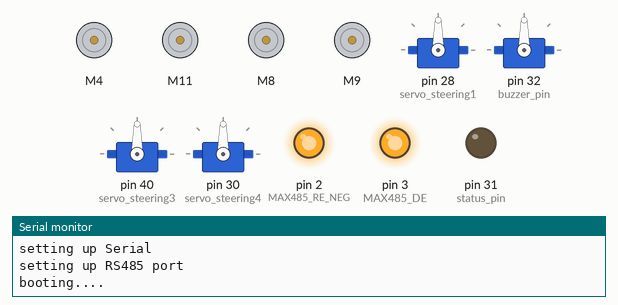
This sketch was run on a simulated Arduino Mega 2560, built for the host (arithmetic inside an expression is 32-bit, double 64-bit). On the bench: 4 × DC motor (green arrow = forward, orange = backward, longer = faster), 4 × servo, output pins drawn as LEDs (lit = HIGH), the last lines printed to the serial monitor. WiFi joins after 1.5 s; servers stay silent unless stated; no MQTT or app messages arrive unless stated.

Above: at 0.1 s.
At 1.6 s:
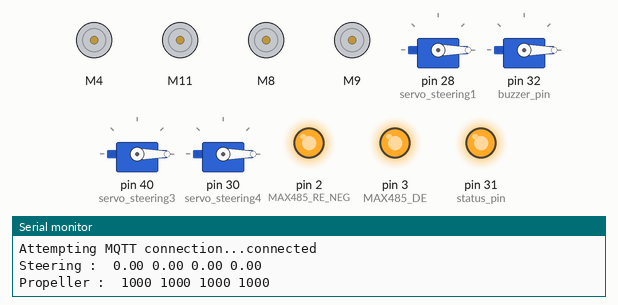
Timing chart, 0 to 3.1 s (numbered marks = the images above):
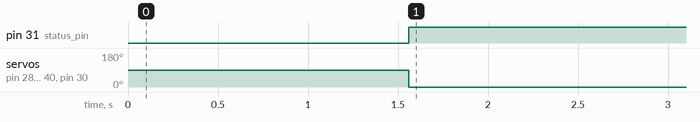

Measured:
- by itself, pin 31 (status_pin): LOW → HIGH at 1.6 s
- by itself, servo on pin 28 (servo_steering1), servo on pin 32 (buzzer_pin), servo on pin 40 (servo_steering3), servo on pin 30 (servo_steering4): 90° → 0° at 1.6 s

The sketch:

propeller_control.ino
```cpp
#include<avr/wdt.h>


#include <SPI.h>
#include <Ethernet.h>
#include <PubSubClient.h>
#include <AccelStepper.h>
#include "ESC.h"
#include <Servo.h>


#include<ModbusMaster.h>
#define MAX485_DE 3
#define MAX485_RE_NEG 2

//DI => TX
//RO => RX


ModbusMaster node;

//#include <TinyGPSPlus.h>
//TinyGPSPlus gps;


//DI => TX
//RO => RX
int reset_pin = 7;

int status_pin = 31;
int buzzer_pin = 32;

unsigned long message_time;
unsigned long message_time_prev;

unsigned long time_now;
unsigned long time_elapsed;
unsigned long time_prev;

unsigned long time_send;
unsigned long time_send_prev;
int time_message = 1000;

Servo servo_steering1;
Servo servo_steering2;
Servo servo_steering3;
Servo servo_steering4;


//int yaw;
float latitude;
float longitude;
float knot;

float steering1_position;
float steering2_position;
float steering3_position;
float steering4_position;

float steering1_position_filtered;
float steering2_position_filtered;
float steering3_position_filtered;
float steering4_position_filtered;

// ESC FR
ESC propeller1 (4, 1000, 2000, 500);
ESC propeller2 (11, 1000, 2000, 500);

// ESC FR Manual
ESC propeller3 (8, 1000, 2000, 500);
ESC propeller4 (9, 1000, 2000, 500);

/*
  servo_steering1.attach(26);
  servo_steering2.attach(32);
  servo_steering3.attach(40);
  servo_steering4.attach(30);
*/

///////////////////////////////////


int propeller1_speed = 1000;
int propeller2_speed = 1000;
int propeller3_speed = 1000;
int propeller4_speed = 1000;

int propeller1_speed_filtered = 1000;
int propeller2_speed_filtered = 1000;
int propeller3_speed_filtered = 1000;
int propeller4_speed_filtered = 1000;

int steering1_sensor;
int steering2_sensor;
int steering3_sensor;
int steering4_sensor;

int wind_speed;

float pitch;
float roll;

// Update these with values suitable for your network.
byte mac[]    = {  0xDE, 0xED, 0xBA, 0xFE, 0xFE, 0xE6 };

IPAddress ip(123,45,0,103);
IPAddress server(123,45,0,15);


void callback(char* topic, byte* message, unsigned int length) {
  //Serial.print("Message arrived [");
  //Serial.print(topic);
  //Serial.print("] ");

  String messageTemp;

  for (int i = 0; i < length; i++) {
    messageTemp += (char)message[i];

  }

   if (String(topic) == "steering1") {
    steering1_position = (messageTemp.toInt() /2) *0.8;
   if (steering1_position < 0){
    steering1_position = (180 + (messageTemp.toInt())/2) *0.82;
   }
   //Serial.println(messageTemp.toInt());
   }

   if (String(topic) == "steering2") {
    steering2_position = (messageTemp.toInt()/2) *0.8;
   if (steering2_position < 0){
    steering2_position = (180 + messageTemp.toInt()/2) *0.84;
   }
   //Serial.println(messageTemp.toInt());
   }

   if (String(topic) == "steering3") {
    steering3_position = (messageTemp.toInt()/2) *0.8;
   if (steering3_position < 0){
    steering3_position = (180 + messageTemp.toInt()/2) *0.84;
   }
   //Serial.println(messageTemp.toInt());
   }

   if (String(topic) == "steering4") {
    steering4_position = (messageTemp.toInt()/2) *0.8;
   if (steering4_position < 0){
    steering4_position = (180 + messageTemp.toInt()/2) *0.8;
   }
   //Serial.println(messageTemp.toInt());
   }

   if (String(topic) == "propeller1") {
    if (messageTemp.toInt() == 0){
      propeller1_speed = 1000;
    } else {
      propeller1_speed = map(messageTemp.toInt(), 0, 100, 1200, 1400);
    }

   //Serial.println(messageTemp.toInt());
   }

   if (String(topic) == "propeller2") {
   propeller2_speed = map(messageTemp.toInt(), 0, 100, 1000, 1130);

   //Serial.println(messageTemp.toInt());
   }

   if (String(topic) == "propeller3") {
    if (messageTemp.toInt() == 0){
      propeller3_speed = 1000;
    } else {
      propeller3_speed = map(messageTemp.toInt(), 0, 100, 1160, 1250);
    }

   //Serial.println(messageTemp.toInt());
   }


   if (String(topic) == "propeller4") {
    if (messageTemp.toInt() == 0){
      propeller4_speed = 1000;
    } else {
    propeller4_speed = map(messageTemp.toInt(), 0, 100, 1150, 1250);
    }


   //Serial.println(messageTemp.toInt());
   }

   if (String(topic) == "buzzer") {
     if (messageTemp == "high"){
       digitalWrite(buzzer_pin, HIGH);
     }

     if (messageTemp == "low"){
       digitalWrite(buzzer_pin, LOW);
     }
   }
 messageTemp ="";
}

void preTransmission()
{
  digitalWrite(MAX485_RE_NEG, 1);
  digitalWrite(MAX485_DE, 1);
}

void postTransmission()
{
  digitalWrite(MAX485_RE_NEG, 0);
  digitalWrite(MAX485_DE, 0);
}


float windspeed;

EthernetClient ethClient;
PubSubClient client(ethClient);
void reconnect() {
  // Loop until we're reconnected
  while (!client.connected()) {
    Serial.print("Attempting MQTT connection...");
    // Attempt to connect
    if (client.connect("test_component")) {
      Serial.println("connected");
      client.subscribe("steering1");
      client.subscribe("steering2");
      client.subscribe("steering3");
      client.subscribe("steering4");
      client.subscribe("propeller1");
      client.subscribe("propeller2");
      client.subscribe("propeller3");
      client.subscribe("propeller4");
      client.subscribe("buzzer");

    } else {
      Serial.print("failed, rc=");
      Serial.print(client.state());
      Serial.println(" try again in 5 seconds");
      // Wait 5 seconds before retrying
      delay(5000);
      digitalWrite(reset_pin, HIGH);
    }
  }
}


void setup() {
  pinMode(buzzer_pin, OUTPUT);
  pinMode(status_pin, OUTPUT);


  Serial.begin(115200);
  Serial1.begin(4800);
    pinMode(MAX485_RE_NEG, OUTPUT);
  pinMode(MAX485_DE, OUTPUT);

  // Init in receive mode
  digitalWrite(MAX485_RE_NEG, 1);
  digitalWrite(MAX485_DE, 1);

  Serial.println("starting arduino: ");
  Serial.println("setting up Serial ");
  Serial.println("setting up RS485 port ");
  // slave id

  node.begin(1, Serial1);
  node.preTransmission(preTransmission);
  node.postTransmission(postTransmission);

  //Serial2.begin(9600);

  Serial.println("booting....");
  client.setServer(server, 1883);
  client.setCallback(callback);

  propeller1.arm();
  propeller2.arm();
  propeller3.arm();
  propeller4.arm();

  servo_steering1.attach(28);
  servo_steering2.attach(32);
  servo_steering3.attach(40);
  servo_steering4.attach(30);

  Ethernet.begin(mac, ip);
  delay(1500);
  wdt_enable(WDTO_8S);
}


//static char yaw_send[15];
static char latitude_send[15];
static char longitude_send[15];
static char knot_send[15];
static char steering4_sensor_send[15];
static char wind_speed_send[15];
static char pitch_send[15];
static char roll_send[15];
static char windspeed_send[15];

void loop() {

  time_now = millis();
  if (!client.connected()) {
    digitalWrite(status_pin, LOW);
    reconnect();
  } else {
    digitalWrite(status_pin, HIGH);
  }

  /*
  int result;
  uint16_t data[10]; // Array to store the read data

  // Read holding registers starting from address 0, read 10 registers
  result = node.readHoldingRegisters(0, 10);

  // Check if the read operation was successful
  if (result == node.ku8MBSuccess) {
    // Print each register value
    for (int i = 0; i < 10; i++) {
      data[i] = node.getResponseBuffer(i); // Get the value of each register
      if(i==0){
      windspeed = data[i];

      Serial.print("Register ");
      Serial.print(i);
      Serial.print(": ");
      Serial.println(data[i]);

      }
    }
  } else {
    Serial.println("Failed to read holding registers!");
  }
  */


  time_send = millis() - time_send_prev;
  if (time_send > time_message){

  Serial.print("Steering : ");
  Serial.print(" ");
  Serial.print(steering1_position);
  Serial.print(" ");
  Serial.print(steering2_position);
  Serial.print(" ");
  Serial.print(steering3_position);
  Serial.print(" ");
  Serial.print(steering4_position);
  Serial.println();

  Serial.print("Propeller : ");
  Serial.print(" ");
  Serial.print(propeller1_speed_filtered);
  Serial.print(" ");
  Serial.print(propeller2_speed_filtered);
  Serial.print(" ");
  Serial.print(propeller3_speed_filtered);
  Serial.print(" ");
  Serial.print(propeller4_speed_filtered);
  Serial.println();

  client.publish("system","on");

  client.publish("pitch",dtostrf(pitch,7,0,pitch_send));
  client.publish("roll",dtostrf(roll,7,0,roll_send));
  client.publish("speed_nmea",dtostrf(knot,6,0,knot_send));

  time_send_prev = millis();

  }


  steering1_position_filtered = (0.9 * steering1_position) + (0.1 * steering1_position_filtered);
  steering2_position_filtered = (0.9 * steering2_position) + (0.1 * steering2_position_filtered);
  steering3_position_filtered = (0.9 * steering3_position) + (0.1 * steering3_position_filtered);
  steering4_position_filtered = (0.9 * steering4_position) + (0.1 * steering4_position_filtered);

  servo_steering1.write(steering1_position_filtered);
  servo_steering2.write(steering2_position_filtered);
  servo_steering3.write(steering3_position_filtered);
  servo_steering4.write(steering4_position_filtered);


  // ---- ESC Speed------ //
  //esc 1
  propeller1_speed_filtered = (0.5 * propeller1_speed) + (0.5 * propeller1_speed_filtered);
  propeller1.speed(propeller1_speed_filtered);

  //esc2
  propeller2_speed_filtered = (0.5 * propeller2_speed) + (0.5 * propeller2_speed_filtered);
  propeller2.speed(propeller2_speed_filtered);

  //esc 3
  propeller3_speed_filtered = (0.5 * propeller3_speed) + (0.5 * propeller3_speed_filtered);
  propeller3.speed(propeller3_speed_filtered);

  //esc 4
  propeller4_speed_filtered = (0.5 * propeller4_speed) + (0.5 * propeller4_speed_filtered);
  propeller4.speed(propeller4_speed_filtered);


  client.loop();
  time_elapsed = time_now - time_prev;
  time_prev = time_now;


  wdt_reset();
}
```
